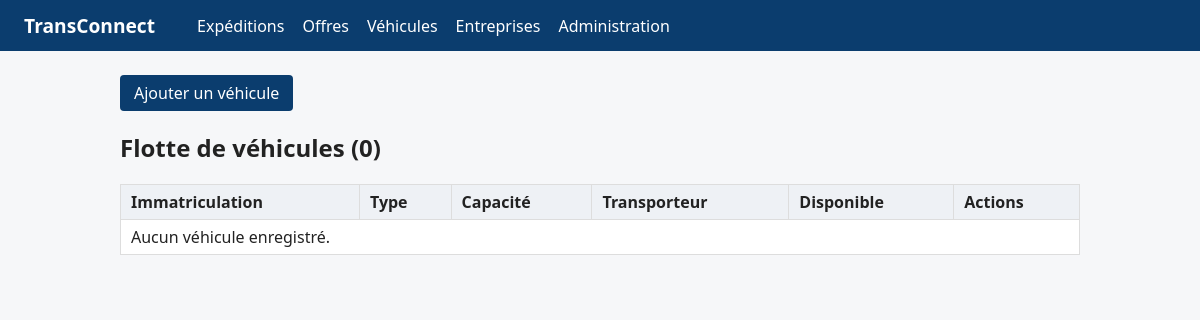
The app's page /vehicules/, older data.
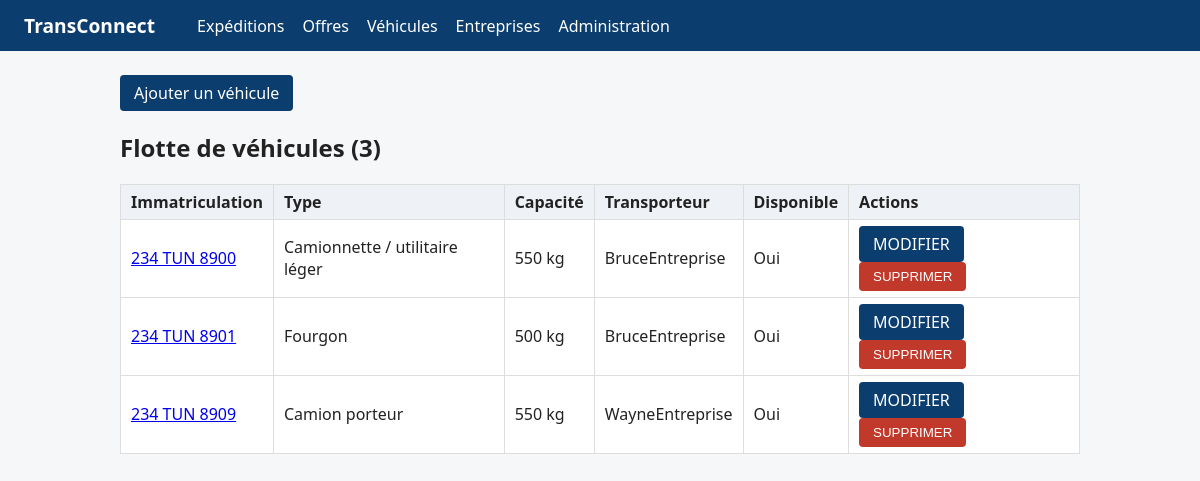
The same page, newer data.
### VehiculesApp/models.py (models this page shows, shortened)
class Vehicule(models.Model):
    TYPE_CHOICES = [
        ('camionnette', 'Camionnette / utilitaire léger'),
        ('fourgon', 'Fourgon'),
        ('camion_porteur', 'Camion porteur'),
        ('semi_remorque', 'Semi-remorque'),
    ]
    immatriculation = models.CharField(max_length=20, unique=True)
    type_vehicule = models.CharField(max_length=20, choices=TYPE_CHOICES)
    capacite_kg = models.PositiveIntegerField(validators=[MinValueValidator(1)])
    disponible = models.BooleanField(default=True)
    entreprise = models.ForeignKey(
        Entreprise,
        on_delete=models.CASCADE,
        related_name='vehicules',
    )
    created_at = models.DateTimeField(auto_now_add=True)
    updated_at = models.DateTimeField(auto_now=True)

### EntreprisesApp/models.py (models this page shows, shortened)
class Entreprise(models.Model):
    TYPE_CHOICES = [
        ('chargeur', 'Chargeur'),
        ('transporteur', 'Transporteur'),
    ]
    raison_sociale = models.CharField(max_length=150)
    matricule_fiscal = models.CharField(
        max_length=17,
        unique=True,
        validators=[
            RegexValidator(
                regex=MATRICULE_REGEX,
                message="Matricule fiscal invalide (ex. 1234567AAM000 ou 1234567/A/A/M/000).",
            )
        ],
    )
    type_entreprise = models.CharField(max_length=20, choices=TYPE_CHOICES)
    adresse = models.TextField(validators=[MinLengthValidator(20)])
    utilisateur = models.OneToOneField(
        settings.AUTH_USER_MODEL,
        on_delete=models.CASCADE,
        related_name='entreprise',
    )
    created_at = models.DateTimeField(auto_now_add=True)
    updated_at = models.DateTimeField(auto_now=True)

### VehiculesApp/views.py (the view)
# urls.py: path('', views.liste_vehicules, name='liste'),
def liste_vehicules(request):
    vehicules = Vehicule.objects.select_related('entreprise').order_by('immatriculation')
    return render(request, 'vehicules/liste.html', {'vehicules': vehicules})

### VehiculesApp/templates/vehicules/liste.html (shortened to what this page needs)
{% extends 'base.html' %}
{% block content %}
<p><a class="button" href="{% url 'vehicules:ajouter' %}">Ajouter un véhicule</a></p>
<h2>Flotte de véhicules ({{ vehicules|length }})</h2>
<table>
  <thead>
    <tr><th>Immatriculation</th><th>Type</th><th>Capacité</th><th>Transporteur</th><th>Disponible</th><th>Actions</th></tr>
  </thead>
  <tbody>
    {% for vehicule in vehicules %}
    <tr>
      <td><a href="{% url 'vehicules:detail' vehicule.pk %}">{{ vehicule.immatriculation|upper }}</a></td>
      <td>{{ vehicule.get_type_vehicule_display }}</td>
      <td>{{ vehicule.capacite_kg }} kg</td>
      <td>{{ vehicule.entreprise.raison_sociale }}</td>
      <td>{{ vehicule.disponible|yesno:"Oui,Non" }}</td>
      <td>
        <a class="button" href="{% url 'vehicules:modifier' vehicule.pk %}">MODIFIER</a>
        <form class="inline-form" method="post" action="{% url 'vehicules:supprimer' vehicule.pk %}"
              onsubmit="return confirm('Supprimer ce véhicule ?');">
          <button class="danger" type="submit">SUPPRIMER</button>
        </form>
      </td>
    </tr>
    {% empty %}
    <tr><td colspan="6">Aucun véhicule enregistré.</td></tr>
    {% endfor %}
  </tbody>
</table>
{% endblock %}

### templates/base.html (shortened to what this page needs)
<!DOCTYPE html>
<html lang="fr">
<head>
</head>
<body>
    <nav>
        <a class="brand" href="{% url 'expeditions:liste' %}">TransConnect</a>
        <a href="{% url 'expeditions:liste' %}">Expéditions</a>
        <a href="{% url 'offres:liste' %}">Offres</a>
        <a href="{% url 'vehicules:liste' %}">Véhicules</a>
        <a href="{% url 'entreprises:liste' %}">Entreprises</a>
        <a href="{% url 'admin:index' %}">Administration</a>
    </nav>
    <main>
        {% block content %}{% endblock %}
    </main>
</body>
</html>

### templates/base.html (style rules this page uses)
body { font-family: system-ui, Arial, sans-serif; margin: 0; background: #f6f7f9; color: #222; }
nav { background: #0b3d6e; padding: 12px 24px; display: flex; gap: 18px; align-items: center; }
nav a { color: #fff; text-decoration: none; font-weight: 500; }
nav a.brand { font-size: 1.2rem; font-weight: 700; margin-right: 24px; }
main { max-width: 960px; margin: 24px auto; padding: 0 16px; }
table { border-collapse: collapse; width: 100%; background: #fff; }
th, td { border: 1px solid #ddd; padding: 6px 10px; text-align: left; }
th { background: #eef1f5; }
a.button { display: inline-block; background: #0b3d6e; color: #fff; padding: 7px 14px; border-radius: 4px; text-decoration: none; }
.inline-form { display: inline; }
button.danger { background: #c0392b; color: #fff; border: 0; padding: 7px 14px; border-radius: 4px; cursor: pointer; }

Row changes from the older to the newer data that the page shows:
added Vehicule: immatriculation "234 TUN 8900", type_vehicule "Camionnette / utilitaire léger", capacite_kg "550", entreprise.raison_sociale "BruceEntreprise", disponible "Oui"
added Vehicule: immatriculation "234 TUN 8901", type_vehicule "Fourgon", capacite_kg "500", entreprise.raison_sociale "BruceEntreprise", disponible "Oui"
added Vehicule: immatriculation "234 TUN 8909", type_vehicule "Camion porteur", capacite_kg "550", entreprise.raison_sociale "WayneEntreprise", disponible "Oui"
Text that changed along with them:
{{ vehicules|length }}: "0" → "3"
text no longer shown: "Aucun véhicule enregistré."
